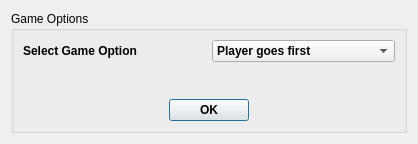
<?xml version="1.0" encoding="UTF-8"?>
<ui version="4.0">
 <class>gameOption</class>
 <widget class="QDialog" name="gameOption">
  <property name="geometry">
   <rect>
    <x>0</x>
    <y>0</y>
    <width>418</width>
    <height>144</height>
   </rect>
  </property>
  <property name="windowTitle">
   <string>Dialog</string>
  </property>
  <layout class="QHBoxLayout" name="horizontalLayout_4">
   <item>
    <widget class="QGroupBox" name="groupBox">
     <property name="title">
      <string>Game Options</string>
     </property>
     <layout class="QHBoxLayout" name="horizontalLayout_3">
      <item>
       <layout class="QVBoxLayout" name="verticalLayout">
        <item>
         <layout class="QHBoxLayout" name="horizontalLayout">
          <item>
           <widget class="QLabel" name="selectGameLabel">
            <property name="font">
             <font>
              <weight>75</weight>
              <bold>true</bold>
             </font>
            </property>
            <property name="text">
             <string>Select Game Option</string>
            </property>
           </widget>
          </item>
          <item>
           <widget class="QComboBox" name="choiceToGoFirst">
            <property name="font">
             <font>
              <weight>75</weight>
              <bold>true</bold>
             </font>
            </property>
            <item>
             <property name="text">
              <string>Player goes first</string>
             </property>
            </item>
            <item>
             <property name="text">
              <string>Player1 goest First as O</string>
             </property>
            </item>
            <item>
             <property name="text">
              <string>Player1 goes First as X</string>
             </property>
            </item>
            <item>
             <property name="text">
              <string>AI goes first</string>
             </property>
            </item>
           </widget>
          </item>
         </layout>
        </item>
        <item>
         <spacer name="verticalSpacer">
          <property name="orientation">
           <enum>Qt::Vertical</enum>
          </property>
          <property name="sizeHint" stdset="0">
           <size>
            <width>20</width>
            <height>40</height>
           </size>
          </property>
         </spacer>
        </item>
        <item>
         <layout class="QHBoxLayout" name="horizontalLayout_2">
          <item>
           <spacer name="horizontalSpacer">
            <property name="orientation">
             <enum>Qt::Horizontal</enum>
            </property>
            <property name="sizeHint" stdset="0">
             <size>
              <width>40</width>
              <height>20</height>
             </size>
            </property>
           </spacer>
          </item>
          <item>
           <widget class="QPushButton" name="gameOptionOkay">
            <property name="font">
             <font>
              <weight>75</weight>
              <bold>true</bold>
             </font>
            </property>
            <property name="text">
             <string>OK</string>
            </property>
           </widget>
          </item>
          <item>
           <spacer name="horizontalSpacer_2">
            <property name="orientation">
             <enum>Qt::Horizontal</enum>
            </property>
            <property name="sizeHint" stdset="0">
             <size>
              <width>40</width>
              <height>20</height>
             </size>
            </property>
           </spacer>
          </item>
         </layout>
        </item>
       </layout>
      </item>
     </layout>
    </widget>
   </item>
  </layout>
 </widget>
 <resources/>
 <connections/>
</ui>
